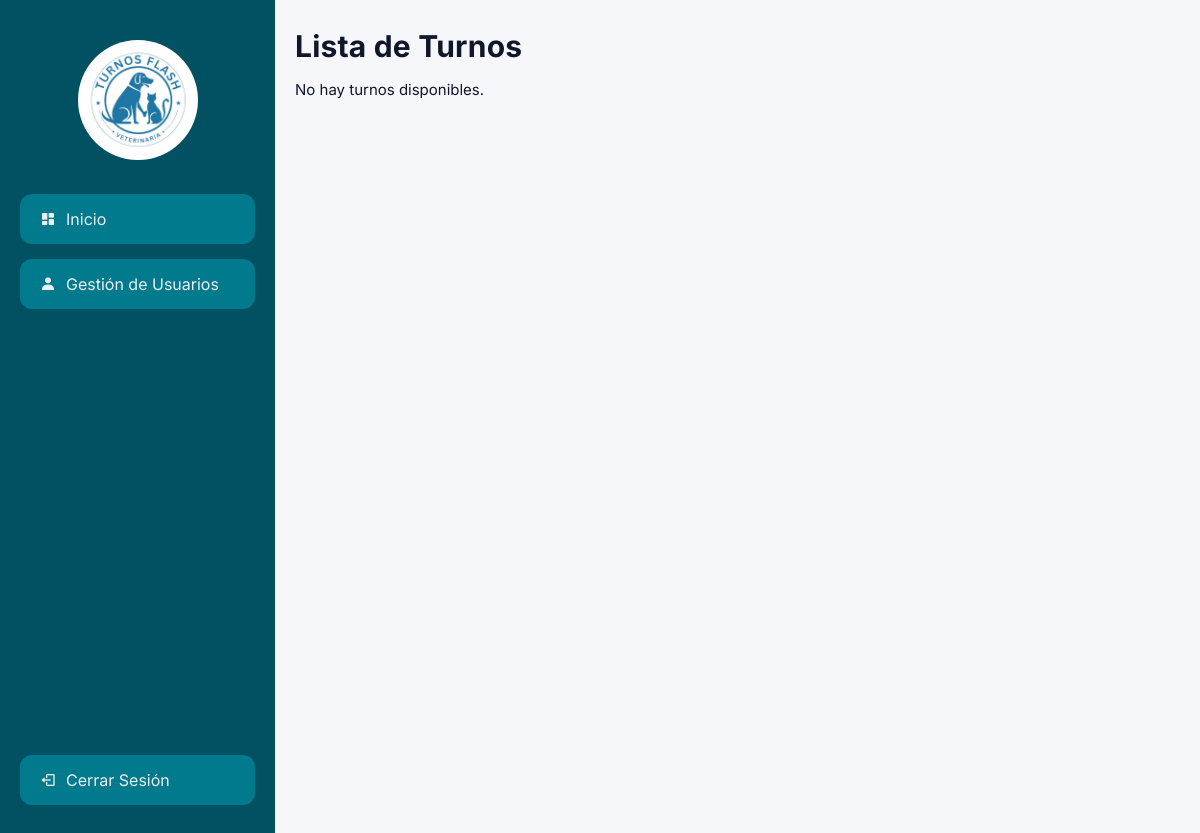
The app's page /gestionar_turnosdoc.php, older data.
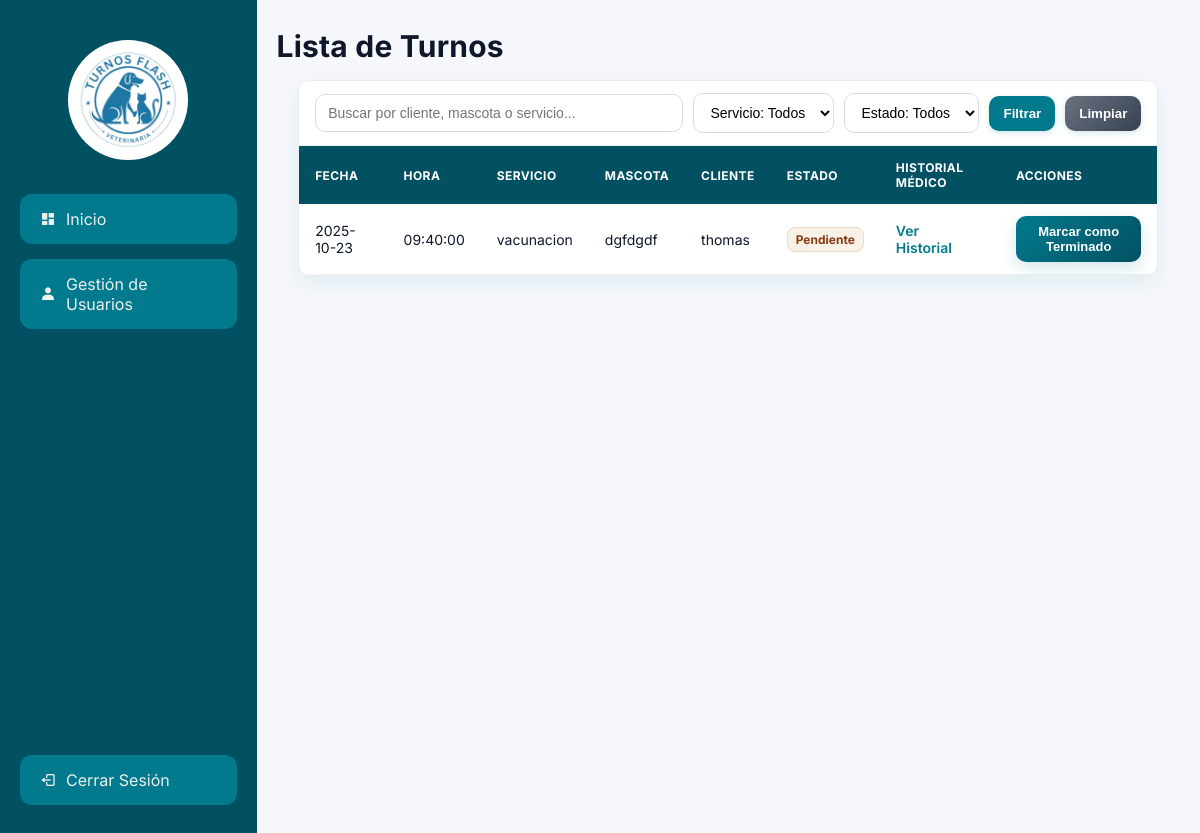
The same page, newer data.
### tables this page shows
CREATE TABLE `turnos` (
  `id` int(11) NOT NULL,
  `user_id` int(11) NOT NULL,
  `mascota_id` int(11) NOT NULL,
  `fecha` date NOT NULL,
  `hora` time NOT NULL,
  `tipo_servicio` enum('cirugia','peluqueria','vacunacion','Control','castracion','baño') NOT NULL,
  `estado` enum('Pendiente','Terminado') DEFAULT 'Pendiente'
);

CREATE TABLE `mascotas` (
  `id` int(11) NOT NULL,
  `user_id` int(11) NOT NULL,
  `nombre` varchar(50) NOT NULL,
  `especie` varchar(50) NOT NULL,
  `raza` varchar(50) NOT NULL,
  `edad` int(11) NOT NULL,
  `sexo` varchar(10) NOT NULL,
  `peso` decimal(5,2) NOT NULL,
  `esterilizado` tinyint(1) NOT NULL,
  `foto` varchar(255) DEFAULT NULL
);

CREATE TABLE `user` (
  `id` int(11) NOT NULL,
  `nombre_usuario` varchar(50) NOT NULL,
  `correo_electronico` varchar(100) NOT NULL,
  `contrasena` varchar(255) NOT NULL,
  `rol` enum('cliente','admin','doctor') DEFAULT 'cliente',
  `telefono` varchar(20) DEFAULT NULL,
  `dni` varchar(20) DEFAULT NULL,
  `apellido` varchar(50) DEFAULT NULL
);

### gestionar_turnosdoc.php (the view, shortened to what this page needs)
<?php
$mysqli = new mysqli("localhost", "root", "", "veterinaria");
$sql = "SELECT t.id AS turno_id, t.fecha, t.hora, t.tipo_servicio, m.id AS mascota_id, m.nombre AS mascota, u.nombre_usuario AS cliente, t.estado
        FROM turnos t
        JOIN mascotas m ON t.mascota_id = m.id
        JOIN user u ON t.user_id = u.id";
$result = $mysqli->query($sql);
if ($result->num_rows === 0) {
    $no_turnos = true;
} else {
    $no_turnos = false;
}
?>
<!DOCTYPE html>
<html lang="es">
<head>
    <link href='https://unpkg.com/boxicons@2.1.4/css/boxicons.min.css' rel='stylesheet'>
</head>
<body>
</head>
<body>
<div class="sidebar">
        <div class="profile-section">
            <img src="logo_perro.jpg" alt="Profile Image" class="profile-image">
        </div>
        <a href="doctor_dashboard.php"><i class='bx bxs-dashboard'></i><span>Inicio</span></a>
        <a href="gestionar_usudoc.php"><i class='bx bxs-user'></i><span>Gestión de Usuarios</span></a>
        <div class="bottom-menu">
        <a href="index.php" id="logout-button" class="logout-button"><i class='bx bx-log-out'></i><span>Cerrar Sesión</span></a>
        </div>
    </div>
<div class="content">
    <h1>Lista de Turnos</h1>
    <div class="turnos">
    <?php if ($no_turnos): ?>
        <p>No hay turnos disponibles.</p>
    <?php else: ?>
        <div class="table-card">
            <div class="table-toolbar">
                <input id="searchInput" class="toolbar-input" type="text" placeholder="Buscar por cliente, mascota o servicio...">
                <select id="filterServicio" class="toolbar-select">
                    <option value="">Servicio: Todos</option>
                </select>
                <select id="filterEstado" class="toolbar-select">
                    <option value="">Estado: Todos</option>
                </select>
                <button id="applyFilters" class="toolbar-button" type="button">Filtrar</button>
                <button id="clearFilters" class="toolbar-button" type="button" style="background:linear-gradient(135deg,#6b7280,#374151)">Limpiar</button>
            </div>
            <div class="table-scroll">
            <table id="turnosTable">
                <thead>
                    <tr>
                        <th>Fecha</th>
                        <th>Hora</th>
                        <th>Servicio</th>
                        <th>Mascota</th>
                        <th>Cliente</th>
                        <th>Estado</th>
                        <th>Historial Médico</th>
                        <th>Acciones</th>
                    </tr>
                </thead>
                <tbody>
                    <?php while ($row = $result->fetch_assoc()): ?>
                        <tr data-servicio="<?php echo htmlspecialchars(strtolower($row['tipo_servicio'])); ?>" data-estado="<?php echo htmlspecialchars(strtolower($row['estado'])); ?>">
                            <td><?php echo htmlspecialchars($row['fecha']); ?></td>
                            <td><?php echo htmlspecialchars($row['hora']); ?></td>
                            <td class="col-servicio"><?php echo htmlspecialchars($row['tipo_servicio']); ?></td>
                            <td class="col-mascota"><?php echo htmlspecialchars($row['mascota']); ?></td>
                            <td class="col-cliente"><?php echo htmlspecialchars($row['cliente']); ?></td>
                            <td>
                                <?php $st = strtolower($row['estado']); ?>
                                <span class="badge <?php echo $st === 'terminado' ? 'badge-terminado' : 'badge-pendiente'; ?>"><?php echo htmlspecialchars($row['estado']); ?></span>
                            </td>
                            <td class="action-links">
                                <a href="historial_mascota.php?mascota_id=<?php echo htmlspecialchars($row['mascota_id']); ?>">Ver Historial</a>
                            </td>
                            <td>
                                <?php if (strtolower($row['estado']) !== 'terminado'): ?>
                                    <form method="post" style="display:inline;">
                                        <button type="submit" name="mark_completed" class="mark-completed">Marcar como Terminado</button>
                                    </form>
                                <?php endif; ?>
                            </td>
                        </tr>
                    <?php endwhile; ?>
                </tbody>
            </table>
            </div>
        </div>
    <?php endif; ?>
    </div>
    </div>
</body>
</html>

### gestionar_turnosdoc.php (style rules this page uses)
body { font-family: 'Inter', -apple-system, BlinkMacSystemFont, 'Segoe UI', Roboto, Arial, sans-serif; margin: 0; padding: 0; display: flex; overflow: auto; background: #f5f7fb; color: #0f172a; transition: background 0.3s, color 0.3s; font-size: 15px; }
.sidebar { width: 275px; background-color: #025162; color: #ecf0f1; padding-top: 40px; display: flex; flex-direction: column; align-items: center; height: 100vh; transition: width 0.3s, background-color 0.3s; position: relative; }
.profile-section { text-align: center; margin-bottom: 20px; transition: margin-bottom 0.3s; }
.profile-image { width: 120px; height: 120px; border-radius: 50%; object-fit: cover; margin-bottom: 10px; transition: width 0.3s, height 0.3s; }
.sidebar a { display: flex; align-items: center; justify-content: flex-start; color: #ecf0f1; text-decoration: none; padding: 15px 20px; width: calc(100% - 40px); margin-bottom: 15px; background-color: #027a8d; border-radius: 12px; font-size: 16px; transition: background-color 0.3s, padding 0.3s; box-sizing: border-box; }
.sidebar i { margin-right: 10px; }
.sidebar .bottom-menu { margin-top: auto; width: 100%; padding-bottom: 20px; display: flex; flex-direction: column; align-items: center; }
.content { flex-grow: 1; padding: 24px 20px 32px; text-align: left; min-height: 100vh; transition: padding 0.3s; }
h1 { margin: 4px 0 16px; font-weight: 700; color: #0f172a; letter-spacing: .2px; }
.table-card { width: 95%; max-width: 1180px; margin: 0 auto 20px; background: #fff; border-radius: 12px; box-shadow: 0 8px 20px rgba(2,122,141,0.08); overflow: hidden; border: 1px solid #e9eef2; text-align: left; }
.table-scroll { max-height: calc(100vh - 260px); overflow: auto; }
.table-card table { width: 100%; border-collapse: collapse; }
.table-card thead th { position: sticky; top: 0; background: #025162; color: #fff; padding: 14px 16px; font-weight: 700; text-transform: uppercase; font-size: 12px; letter-spacing: .4px; }
.table-card tbody td { padding: 12px 16px; border-bottom: 1px solid #eef2f7; color: #0f172a; vertical-align: middle; font-size: 14px; }
.table-card tbody tr { transition: background .15s ease, transform .08s ease; }
.action-links a { color: #027a8d; text-decoration: none; margin-right: 10px; font-weight: 600; }
.badge { display:inline-block; padding:4px 8px; border-radius:8px; font-size:12px; font-weight:700; }
.badge-pendiente { background:#f8f1e7; color:#8a3b12; border:1px solid #efd8bf; }
.mark-completed { background: linear-gradient(135deg,#027a8d,#025162); color:#fff; border:none; padding:8px 14px; border-radius:10px; cursor:pointer; font-size:13px; font-weight:700; box-shadow:0 6px 16px rgba(2,122,141,0.18); }
.turnos { margin-left: 0; }
.table-toolbar { display:flex; gap:10px; align-items:center; padding:12px 16px; background:#ffffff; border-bottom:1px solid #eef2f7; position: sticky; top: 0; z-index: 2; }
.toolbar-input, .toolbar-select { padding:10px 12px; border:1px solid #d6dee3; border-radius:10px; background:#fff; font-size:14px; transition: box-shadow .15s ease, border-color .15s ease; }
.toolbar-input { flex:1; }
.toolbar-button { background: #027a8d; color:#fff; border:none; padding:10px 14px; border-radius:10px; font-weight:700; cursor:pointer; box-shadow:0 2px 6px rgba(2,122,141,0.18); }

Row changes from the older to the newer data that the page shows:
added turnos: fecha "2025-10-23", hora "09:40:00", tipo_servicio "vacunacion", mascota.nombre "dgfdgdf", user.nombre_usuario "thomas", estado "Pendiente"
Text that changed along with them:
form field value: (not shown) → "Servicio: Todos"
form field value: (not shown) → "Estado: Todos"
text no longer shown: "No hay turnos disponibles."
text now shown: "Filtrar Limpiar FECHA HORA SERVICIO MASCOTA CLIENTE ESTADO HISTORIAL MÉDICO ACCIONES"
